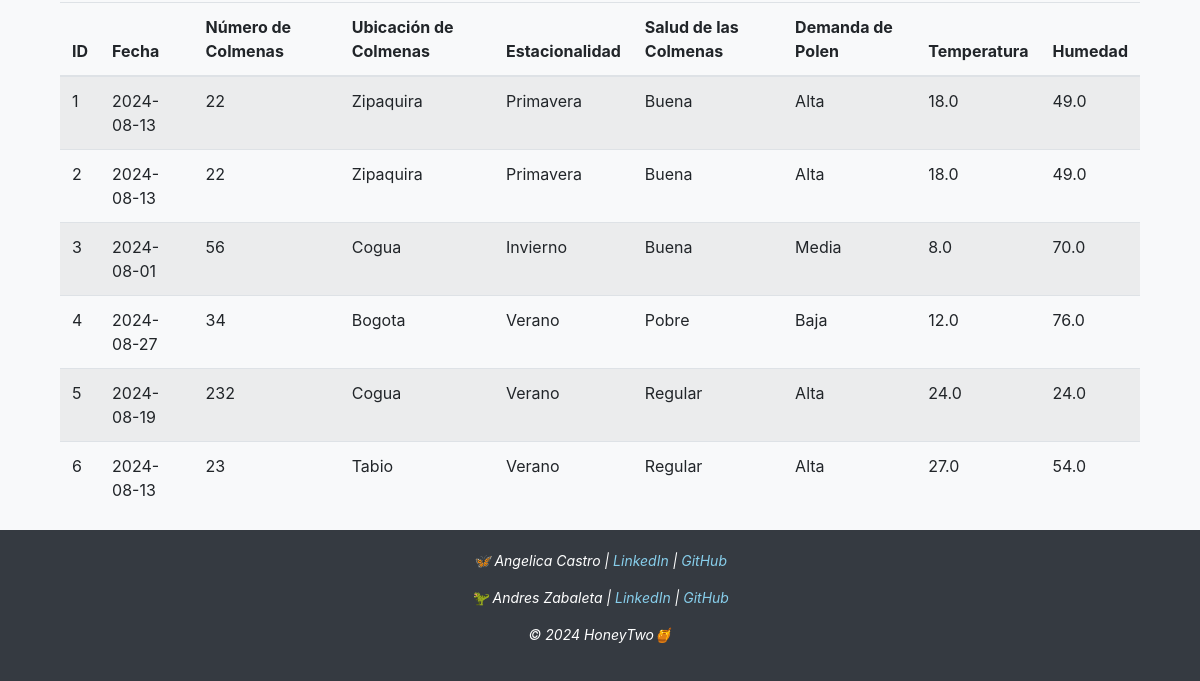
Before: /formulario (lower part) with the older database file.
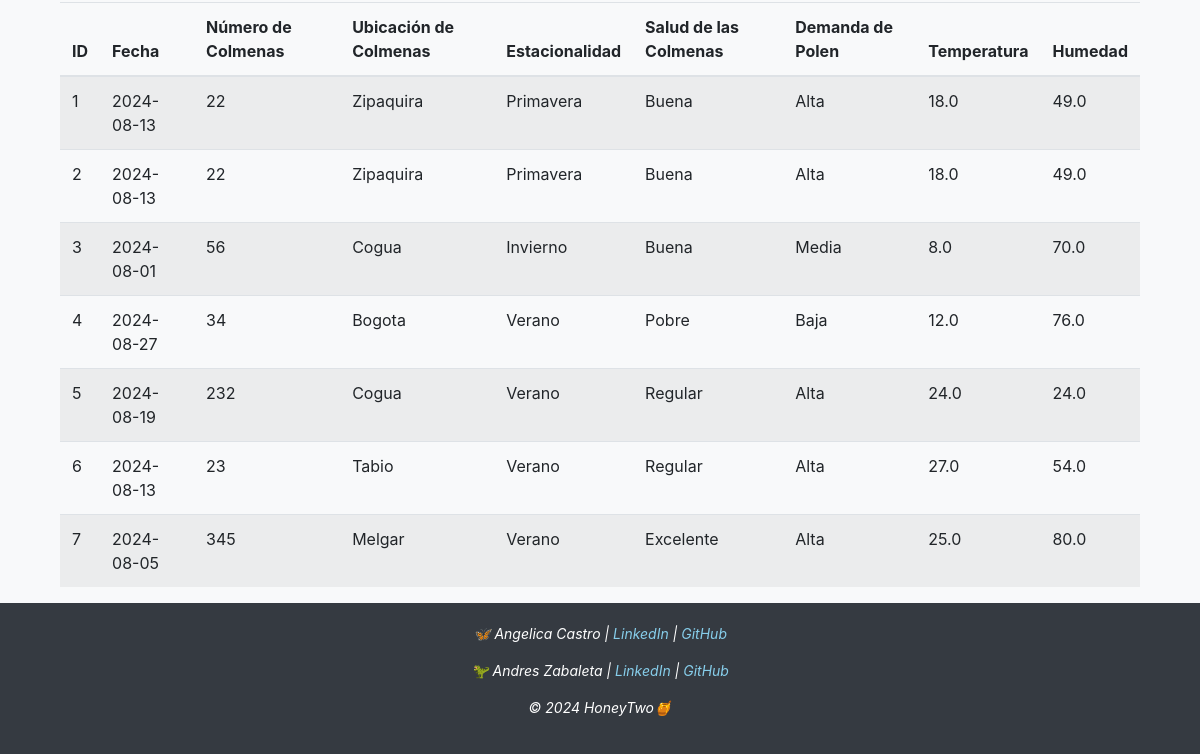
After: the same page with the newer database file.
### tables this page shows
CREATE TABLE datos_apicultores (
        id INTEGER PRIMARY KEY AUTOINCREMENT,
        fecha TEXT,
        numcol INTEGER,
        ubicacion TEXT,
        estacion TEXT,
        estsalud TEXT,
        polen TEXT,
        temperatura REAL,
        humedad REAL
    );

### app.py (the view)
@app.route("/formulario")
def formulario():
    conn = sqlite3.connect("apicultores.db")
    c = conn.cursor()
    c.execute("SELECT * FROM datos_apicultores")
    datos = c.fetchall()
    conn.close()
    return render_template("formulario.html", datos=datos)

### templates/formulario.html (shortened to what this page needs)
{% extends 'layout.html' %}
{% block content %}
<div class="container mt-4">
    <table class="table table-striped">
        <thead>
            <tr>
                <th>ID</th>
                <th>Fecha</th>
                <th>Número de Colmenas</th>
                <th>Ubicación de Colmenas</th>
                <th>Estacionalidad</th>
                <th>Salud de las Colmenas</th>
                <th>Demanda de Polen</th>
                <th>Temperatura</th>
                <th>Humedad</th>
            </tr>
        </thead>
        <tbody>
            {% for fila in datos %}
            <tr>
                <td>{{ fila[0] }}</td>
                <td>{{ fila[1] }}</td>
                <td>{{ fila[2] }}</td>
                <td>{{ fila[3] }}</td>
                <td>{{ fila[4] }}</td>
                <td>{{ fila[5] }}</td>
                <td>{{ fila[6] }}</td>
                <td>{{ fila[7] }}</td>
                <td>{{ fila[8] }}</td>
            </tr>
            {% endfor %}
        </tbody>
    </table>
</div>
{% endblock %}

Changed rows visible on the page:
added datos_apicultores: id "7", fecha "2024-08-05", numcol "345", ubicacion "Melgar", estacion "Verano", estsalud "Excelente", polen "Alta", temperatura "25.0", humedad "80.0"
